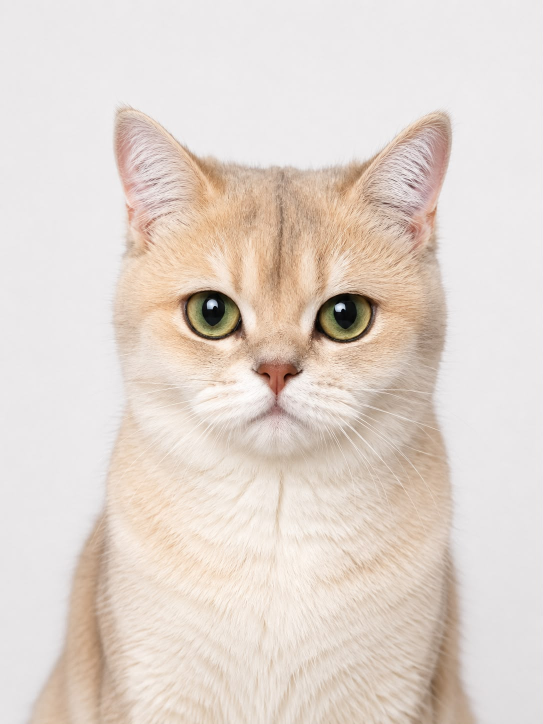
#> input picture sutlac.jpeg, 1086 x 1448 px, found by its file name (shown at 1/2 size)
$ python cutout.py
#> lines starting #> are read from the running program, lines starting #| are printed output that depends on the picture; after the words box and inside, x2 and y2 are one past the last pixel; in counts of white or black regions, pixels touching at a corner belong together
"""sutlac.jpeg -> sutlac.png + sutlac-face.png (arka plan şeffaf). Tek seferlik araç.
Fotoğrafı değiştirirsen bunu tekrar çalıştır."""
import numpy as np
from PIL import Image, ImageFilter
from scipy import ndimage

P = "/Users/firatozgurozcan/Desktop/poopy/"
im = Image.open(P + "sutlac.jpeg").convert("RGB")
#> im is the input picture: PIL image 1086x1448 RGB; mean R, G, B 225.7, 214.6, 206.7
a = np.asarray(im).astype(np.int16)
lo, hi = a.min(2), a.max(2)

# stüdyo fonu: parlak ve nötr. kedinin kremi sıcak, kanal farkı yüksek.
bg_like = (lo > 196) & ((hi - lo) < 14)
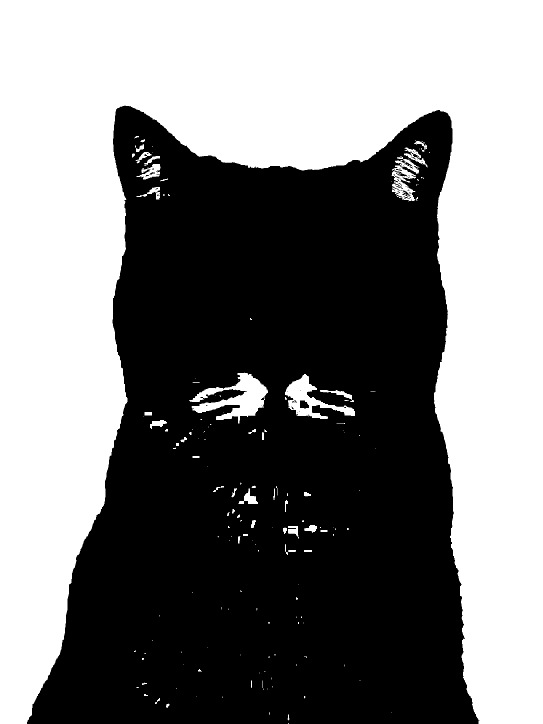
#> bg_like: shape (1448, 1086) bool (shown at 1/2 size); 49.4% white; 161 white regions (107 under 20 px), largest, box (x1, y1, x2, y2) and area: (0, 0, 1086, 1448) 758239, (378, 745, 536, 847) 6574, (570, 748, 710, 838) 4183
lab, _ = ndimage.label(bg_like)
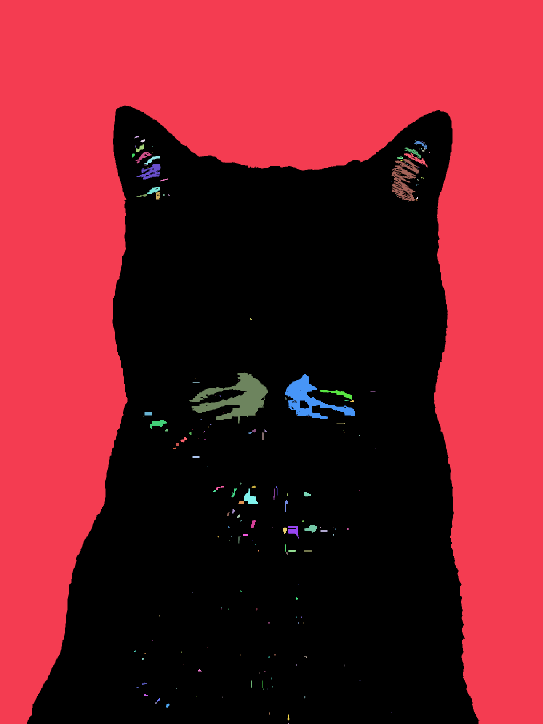
#> lab: shape (1448, 1086) int32 (shown at 1/2 size); 210 distinct labels, from 0 to 209; one colour per label, 0 black
edge = set(lab[0, :]) | set(lab[-1, :]) | set(lab[:, 0]) | set(lab[:, -1])
#> edge = 3 items
edge.discard(0)
bg = np.isin(lab, list(edge))
#> bg: shape (1448, 1086) bool; 48.2% white; 2 white regions (1 under 20 px), largest, box (x1, y1, x2, y2) and area: (0, 0, 1086, 1448) 758239
cat = ndimage.binary_closing(ndimage.binary_fill_holes(~bg), np.ones((5, 5)))
#> cat: shape (1448, 1086) bool; 51.7% white; 1 black region, box (x1, y1, x2, y2) and area: (0, 0, 1086, 1448) 759913

alpha = np.asarray(Image.fromarray((cat * 255).astype(np.uint8))
                   .filter(ImageFilter.GaussianBlur(1.0))).astype(np.float64)
# antialias yalnızca sınırda kalsın. border_value=1: görüntü kenarı da "fon içi"
# sayılsın, yoksa ilk iki satır korumadan kaçıp puslu bir dikdörtgen bırakıyor.
alpha[ndimage.binary_erosion(~cat, np.ones((5, 5)), border_value=1)] = 0
alpha = np.clip((alpha - 70) * (255 / 150), 0, 255).astype(np.uint8)

out = im.copy(); out.putalpha(Image.fromarray(alpha))
out = out.crop(out.getbbox())
#> out: PIL image 905x1236 RGBA
out.thumbnail((760, 760), Image.LANCZOS)
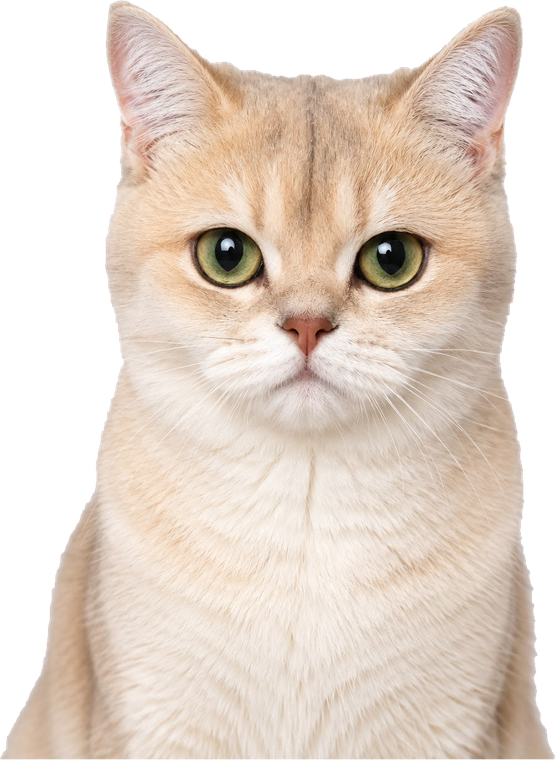
#> out: PIL image 556x760 RGBA; mean R, G, B, A 159.8, 145.5, 133.9, 185; transparent parts drawn white
out.save(P + "sutlac.png", optimize=True)

w, h = out.size
#> w = 556; h = 760
out.crop((int(w*.08), 0, int(w*.92), int(w*.84))).resize((180, 180), Image.LANCZOS) \
   .save(P + "sutlac-face.png", optimize=True)
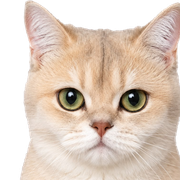
#> saved as sutlac-face.png: PIL image 180x180 RGBA; mean R, G, B, A 164.4, 146.9, 133.2, 192.4; transparent parts drawn white

al = np.asarray(out)[..., 3]
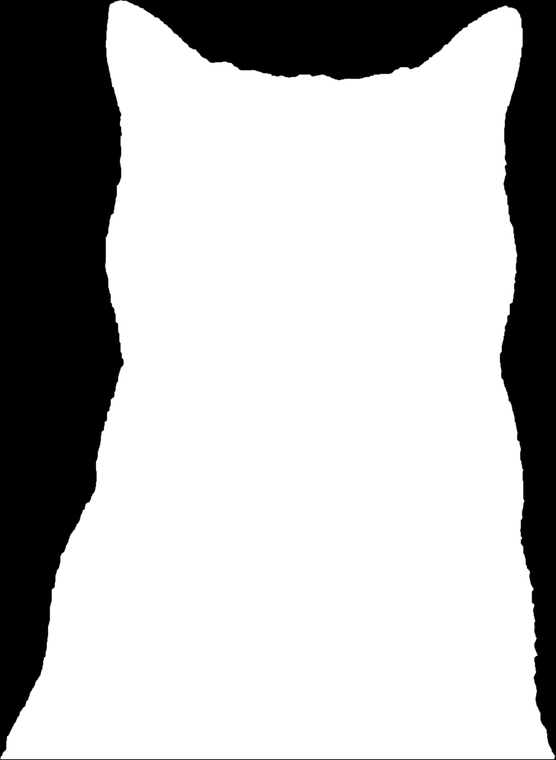
#> al: shape (760, 556); min 0, max 255, mean 185
print("boyut:", out.size, "| tam opak %:", round(100*(al == 255).mean(), 1),
      "| üst şerit ort:", round(al[:5].mean(), 2),
      "| köşeler:", al[0,0], al[0,-1], al[-1,-1])
#| boyut: (556, 760) | tam opak %: 71.4 | üst şerit ort: 6.89 | köşeler: 0 0 0

# --- favicon: kafayı tespit edip daireye ortala ---
al = np.asarray(out)[..., 3] > 128
#> al: shape (760, 556) bool; 72.5% white; 2 black regions, box (x1, y1, x2, y2) and area: (0, 0, 124, 758) 67323, (0, 0, 556, 760) 48769
Hh, Ww = al.shape
#> Hh = 760; Ww = 556
ext = np.zeros(Hh, int)
#> ext = 760 values from 0 to 0
for r in range(Hh):
    cc = np.where(al[r])[0]
    if len(cc):
        ext[r] = cc.max() - cc.min()
#> this loop made 760 passes
#> cc on pass 1: [120, 121]
#> after the loop, ext = 760 values, max 554 at index 758, min 0 at index 759, mean 426.2
_lo, _hi = int(Hh * .35), int(Hh * .58)
neck = _lo + int(np.argmin(ext[_lo:_hi]))      # yanaklardan sonraki daralma = boyun
#> neck = 360
# neck = çenenin daraldığı yer; asıl çene ucu bunun biraz altında kalıyor.
# burun ve ağzı kesmemek için oraya kadar in.
chin = min(Hh, int(neck * 1.17))
#> chin = 421
cols = np.where(al[:chin].any(0))[0]
#> cols = 418 values from 105 to 522
head = out.crop((int(cols.min()), 0, int(cols.max()) + 1, chin))

# çene hizasındaki düz kesik zemine karışsın
ha = np.asarray(head).astype(np.float64).copy()
_k = int(ha.shape[0] * .92)
ha[_k:, :, 3] *= np.clip(np.linspace(1, 0, ha.shape[0] - _k), 0, 1)[:, None]
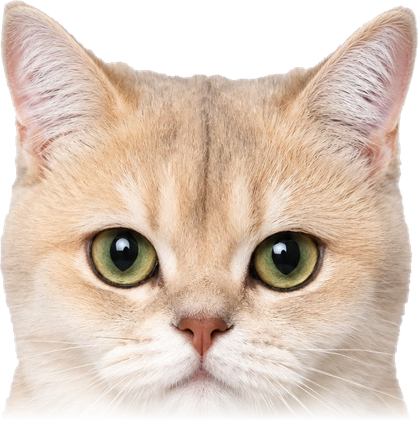
#> ha: shape (421, 418, 4) float64; mean R, G, B, A 177.8, 158, 142.6, 202.6; transparent parts drawn white
head = Image.fromarray(ha.astype(np.uint8))

# zeminsiz, çerçevesiz: sadece kafa. şeffaf kare tuvale ortalanır.
S = 512
scale = S * .94 / max(head.width, head.height)
#> scale = 1.14
hw, hh = int(head.width * scale), int(head.height * scale)
#> hw = 477; hh = 481
ico = Image.new("RGBA", (S, S), (0, 0, 0, 0))
#> ico: PIL image 512x512 RGBA; every value is 0
ico.alpha_composite(head.resize((hw, hh), Image.LANCZOS), ((S - hw) // 2, (S - hh) // 2))
ico.save(P + "favicon.png", optimize=True)
ico.resize((64, 64), Image.LANCZOS).save(P + "favicon-64.png", optimize=True)
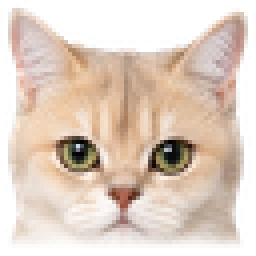
#> saved as favicon-64.png: PIL image 64x64 RGBA (shown 4 times larger); mean R, G, B, A 170.7, 151.6, 137.1, 177.3; transparent parts drawn white
print("favicon:", ico.size, "| boyun:", neck, "| çene:", chin, "| kafa:", head.size)
#| favicon: (512, 512) | boyun: 360 | çene: 421 | kafa: (418, 421)
